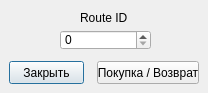
<?xml version="1.0" encoding="UTF-8"?>
<ui version="4.0">
 <class>TicketRequestWindow</class>
 <widget class="QDialog" name="TicketRequestWindow">
  <property name="geometry">
   <rect>
    <x>0</x>
    <y>0</y>
    <width>208</width>
    <height>93</height>
   </rect>
  </property>
  <property name="minimumSize">
   <size>
    <width>208</width>
    <height>93</height>
   </size>
  </property>
  <property name="maximumSize">
   <size>
    <width>208</width>
    <height>93</height>
   </size>
  </property>
  <property name="windowTitle">
   <string>Dialog</string>
  </property>
  <widget class="QPushButton" name="closeButton">
   <property name="geometry">
    <rect>
     <x>9</x>
     <y>61</y>
     <width>75</width>
     <height>23</height>
    </rect>
   </property>
   <property name="text">
    <string>Закрыть</string>
   </property>
  </widget>
  <widget class="QPushButton" name="requestButton">
   <property name="geometry">
    <rect>
     <x>97</x>
     <y>61</y>
     <width>102</width>
     <height>23</height>
    </rect>
   </property>
   <property name="text">
    <string>Покупка / Возврат</string>
   </property>
  </widget>
  <widget class="QSpinBox" name="routeIDEdit">
   <property name="geometry">
    <rect>
     <x>60</x>
     <y>30</y>
     <width>91</width>
     <height>20</height>
    </rect>
   </property>
   <property name="maximum">
    <number>9999</number>
   </property>
  </widget>
  <widget class="QLabel" name="label">
   <property name="geometry">
    <rect>
     <x>80</x>
     <y>10</y>
     <width>47</width>
     <height>16</height>
    </rect>
   </property>
   <property name="text">
    <string>Route ID:</string>
   </property>
  </widget>
 </widget>
 <resources/>
 <connections>
  <connection>
   <sender>closeButton</sender>
   <signal>clicked()</signal>
   <receiver>TicketRequestWindow</receiver>
   <slot>close()</slot>
   <hints>
    <hint type="sourcelabel">
     <x>46</x>
     <y>72</y>
    </hint>
    <hint type="destinationlabel">
     <x>103</x>
     <y>46</y>
    </hint>
   </hints>
  </connection>
  <connection>
   <sender>requestButton</sender>
   <signal>clicked()</signal>
   <receiver>TicketRequestWindow</receiver>
   <slot>doRequest()</slot>
   <hints>
    <hint type="sourcelabel">
     <x>147</x>
     <y>72</y>
    </hint>
    <hint type="destinationlabel">
     <x>103</x>
     <y>46</y>
    </hint>
   </hints>
  </connection>
 </connections>
 <slots>
  <slot>doRequest()</slot>
 </slots>
</ui>
